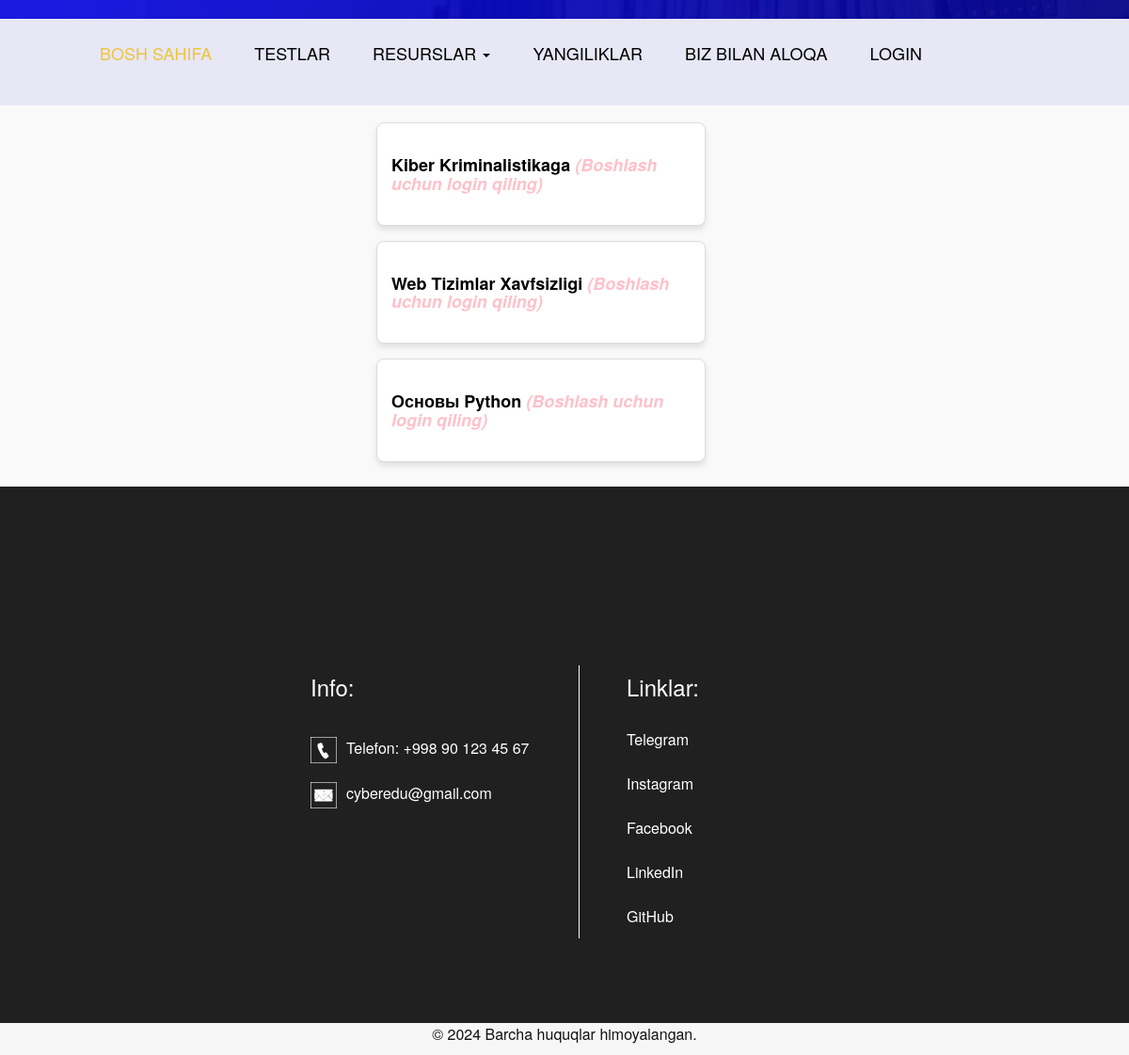
Page /quiz_list/ on the committed database.
### videos/models.py (models this page shows, shortened)
class Quiz(models.Model):
    name = models.CharField(max_length=100)
    time_limit = models.PositiveIntegerField(default=60)

### videos/views.py (the view)
# urls.py: path('quiz_list/', QuizListView.as_view(), name='quiz_list'),
class QuizListView(View):
    def get(self, request):
        quizzes = Quiz.objects.all()
        return render(request, 'videos/quiz_list.html', {'quizzes': quizzes})

### templates/videos/quiz_list.html (shortened to what this page needs)
{% load static %}
<!DOCTYPE html>
<html lang="en">
   <head>
      <link rel="stylesheet" type="text/css" href="https://cdnjs.cloudflare.com/ajax/libs/OwlCarousel2/2.0.0-beta.2.4/assets/owl.carousel.min.css" />
      <link rel="stylesheet" type="text/css" href="{% static 'css/bootstrap.min.css' %}">
      <link rel="stylesheet" type="text/css" href="{% static 'css/style.css' %}">
      <link rel="stylesheet" href="{% static 'css/responsive.css' %}">
      <link rel="stylesheet" href="{% static 'css/jquery.mCustomScrollbar.min.css' %}">
      <link rel="stylesheet" href="https://netdna.bootstrapcdn.com/font-awesome/4.0.3/css/font-awesome.css">
       <link rel="stylesheet" href="https://maxcdn.bootstrapcdn.com/bootstrap/3.3.7/css/bootstrap.min.css">
      <link rel="stylesheet" href="{% static 'css/owl.carousel.min.css' %}">
      <link rel="stylesheet" href="https://cdnjs.cloudflare.com/ajax/libs/fancybox/2.1.5/jquery.fancybox.min.css" media="screen">
       <link rel="stylesheet" href="https://cdnjs.cloudflare.com/ajax/libs/font-awesome/4.7.0/css/font-awesome.min.css">
   </head>
   <body>
      <div class="header_section">
         <div class="header_bg">
            <div class="container">
               <nav class="navbar navbar-expand-lg navbar-light bg-light">
                  <div class="collapse navbar-collapse" id="navbarSupportedContent">
                     <ul class="navbar-nav mr-auto">
                        <li class="nav-item active">
                           <a class="nav-link" href="{% url 'home_page' %}">Bosh sahifa</a>
                        </li>
                         <li class="nav-item">
                           <a class="nav-link" href="{% url 'quiz_list' %}">Testlar</a>
                        </li>
                        <li class="nav-item dropdown"><a href="#" class="nav-link" data-toggle="dropdown"> Resurslar <span class="caret"></span></a>
                        </li>
                        <li class="nav-item">
                           <a class="nav-link" href="{% url 'blog_page' %}">Yangiliklar</a>
                        </li>
                        <li class="nav-item">
                           <a class="nav-link" href="{% url 'contact_page' %}">Biz bilan aloqa</a>
                        </li>
                        {% if request.user.is_authenticated %}
                            <button type="submit" class="btn btn-danger"  style="margin-top: -6px">
                                <form id="logout-form" action="{% url 'logout' %}" method="post">
                                <a href="#" onclick="document.getElementById('logout-form').submit(); return false;" style="color: white">Profildan chiqish</a>
                                {% csrf_token %}
                                </form>
                            </button>
                        {% else %}
                        <li class="nav-item">
                           <a class="nav-link" href="{% url 'login_page' %}">Login</a>
                        </li>
                        {% endif %}
                     </ul>
                  </div>
               </nav>
            </div>
         </div>
      </div>
            {% block content %}
<div class="quiz_section">
    <ul class="quiz-list">
        {% for quiz in quizzes %}
            <li class="quiz-item">
                {% if user.is_authenticated %}
                    <a href="{% url 'quiz' quiz.id %}">
                        <div class="quiz_card">
                            <div class="quiz_content">
                                <h3 class="quiz_title">{{ quiz.name }}</h3>
                            </div>
                        </div>
                    </a>
                {% else %}
                    <a href="{% url 'login_page' %}">
                        <div class="quiz_card">
                            <div class="quiz_content">
                                <h3 class="quiz_title">{{ quiz.name }} <i style="color: pink">(Boshlash uchun login qiling)</i></h3>
                            </div>
                        </div>
                    </a>
                {% endif %}
            </li>
        {% endfor %}
    </ul>
</div>
            {% endblock content %}
      <div class="footer_section layout_padding">
         <div class="container">
            <div class="footer_section_2">
               <div class="row">
                  <div class="col-lg-3 margin_top">
                  </div>
                  <div class="col-lg-3">
                     <div>
                        <h4 class="information_text">Info:</h4>
                     <div class="call_text"><a href="#"><img src="{% static 'images/call-icon1.png' %}"><span class="padding_left_15">Telefon: +998 90 123 45 67</span></a></div>
                     <div class="call_text"><a href="#"><img src="{% static 'images/mail-icon1.png' %}"><span class="padding_left_15">cyberedu@gmail.com</span></a></div>
                     </div>
                  </div>
                  <div class="col-lg-3 col-md-6">
                     <div class="information_main">
                        <h4 class="information_text">Linklar:</h4>
                        <div class="footer_menu">
                           <ul>
                              <li><a href="{% url 'home_page' %}">Telegram</a></li>
                              <li><a href="about.html">Instagram</a></li>
                              <li><a href="services.html">Facebook</a></li>
                              <li><a href="blog.html">LinkedIn</a></li>
                              <li><a href="news.html">GitHub</a></li>
                           </ul>
                        </div>
                     </div>
                  </div>
                  <div class="col-lg-3">
                  </div>
               </div>
            </div>
         </div>
      </div>
      <div class="copyright_section">
         <div class="container">
            <p class="copyright_text">© 2024 Barcha huquqlar himoyalangan.</p>
         </div>
      </div>

### static/css/style.css (style rules this page uses)
* { box-sizing: border-box !important; transition: ease all 0.5s; }
html { scroll-behavior: smooth; }
body { color: #666666; font-size: 14px; font-family: 'Poppins', sans-serif; line-height: 1.80857; font-weight: normal; overflow-x: hidden; }
a { color: #1f1f1f; text-decoration: none !important; outline: none !important; -webkit-transition: all .3s ease-in-out; -moz-transition: all .3s ease-in-out; -ms-transition: all .3s ease-in-out; -o-transition: all .3s ease-in-out; transition: all .3s ease-in-out; }
h1, h2, h3, h4, h5, h6 { letter-spacing: 0; font-weight: normal; position: relative; padding: 0 0 10px 0; font-weight: normal; line-height: normal; color: #111111; margin: 0 }
h3 { font-size: 18px }
h4 { font-size: 16px }
*, *::after, *::before { -webkit-box-sizing: border-box; -moz-box-sizing: border-box; box-sizing: border-box; }
ul, li, ol { margin: 0px; padding: 0px; list-style: none; }
p { margin: 20px; font-weight: 300; font-size: 15px; line-height: 24px; }
a { color: #222222; text-decoration: none; outline: none !important; }
a, .btn { text-decoration: none !important; outline: none !important; -webkit-transition: all .3s ease-in-out; -moz-transition: all .3s ease-in-out; -ms-transition: all .3s ease-in-out; -o-transition: all .3s ease-in-out; transition: all .3s ease-in-out; }
img { max-width: 100%; height: auto; }
.layout_padding { padding-top: 90px; padding-bottom: 0px; }
.header_section { width: 100%; float: left; background-image: url(../images/banner-bg.png); height: auto; background-size: 100%; background-repeat: no-repeat; padding-top: 20px; }
.header_bg { background-color: #e7e7f6; }
.bg-light { background-color: transparent !important; }
.navbar { padding: 1rem 1rem; }
.navbar-expand-lg .navbar-nav .nav-link { padding-right: 10px; padding-left: 35px; font-size: 18px; color: #000; text-transform: uppercase; }
.navbar-light .navbar-nav .active>.nav-link, .navbar-light .navbar-nav .nav-link.active, .navbar-light .navbar-nav .nav-link.show, .navbar-light .navbar-nav .show>.nav-link { color: #eec53d; }
.padding_left_15 { padding-left: 10px; }
.footer_section { width: 100%; float: left; background-color: #202020; height: auto; padding-bottom: 90px; }
.margin_top { margin-top: 90px; }
.call_text { width: 100%; float: left; font-size: 16px; color: #ffffff; padding-top: 20px; }
.call_text a { color: #ffffff; }
.footer_section_2 { width: 100%; float: left; margin-top: 100px; }
.footer_menu { width: 100%; float: left; }
.footer_menu ul { margin: 0px; padding: 0px; }
.footer_menu li { font-size: 16px; color: #ffffff; padding: 12px 0px; }
.footer_menu li a { color: #ffffff; }
.information_text { width: 100%; float: left; font-size: 24px; color: #fff; }
.information_main { width: 100%; float: left; border-left: 1px solid #ffffff; padding-left: 50px; }
.copyright_section { width: 100%; float: left; background-color: #f7f6f6; height: auto; }
.copyright_text { width: 100%; float: left; font-size: 16px; margin-left: 0px; color: #131313; text-align: center; }

### templates/videos/quiz_list.html (style rules this page uses)
.quiz_section { padding: 10px 400px; background-color: #f9f9f9; }
.quiz-list { list-style-type: none; padding: 0; margin: 0; margin-top: 120px; }
.quiz-item { margin-bottom: 16px; margin-right:50px; }
.quiz_card { display: flex; align-items: center; border: 1px solid #ddd; border-radius: 8px; padding: 15px; background-color: #fff; box-shadow: 0 4px 6px rgba(0, 0, 0, 0.1); transition: transform 0.3s, box-shadow 0.3s; text-decoration: none; color: inherit; }
.quiz_content { flex: 1; }
.quiz_title { font-weight: bold; font-size: 18px; color: black; margin-bottom: 8px; }

### rows in the picture
Quiz: name "Kiber Kriminalistikaga"
Quiz: name "Web Tizimlar Xavfsizligi"
Quiz: name "Основы Python"
